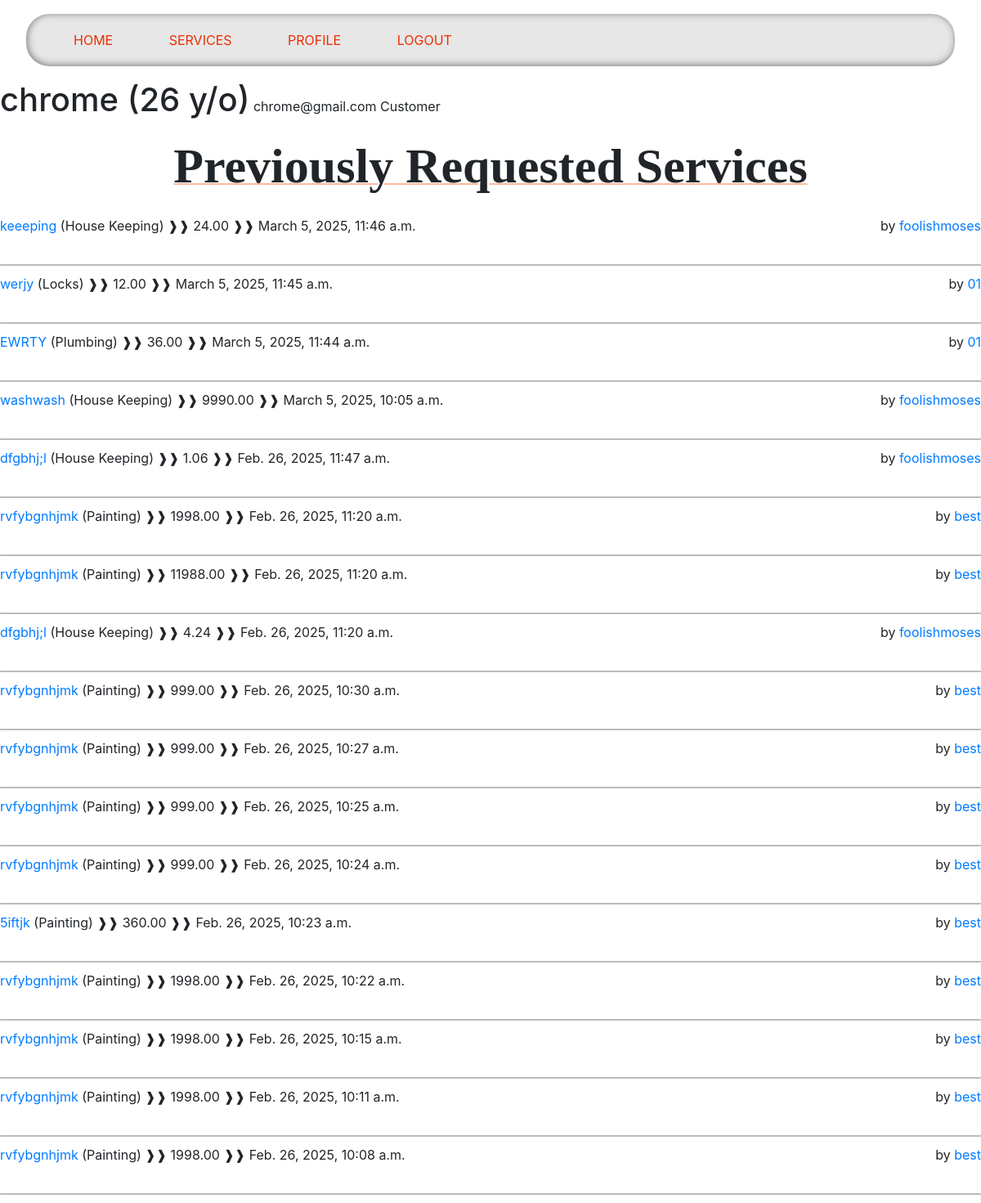
/customer/chrome, run on an earlier commit of the app's database.
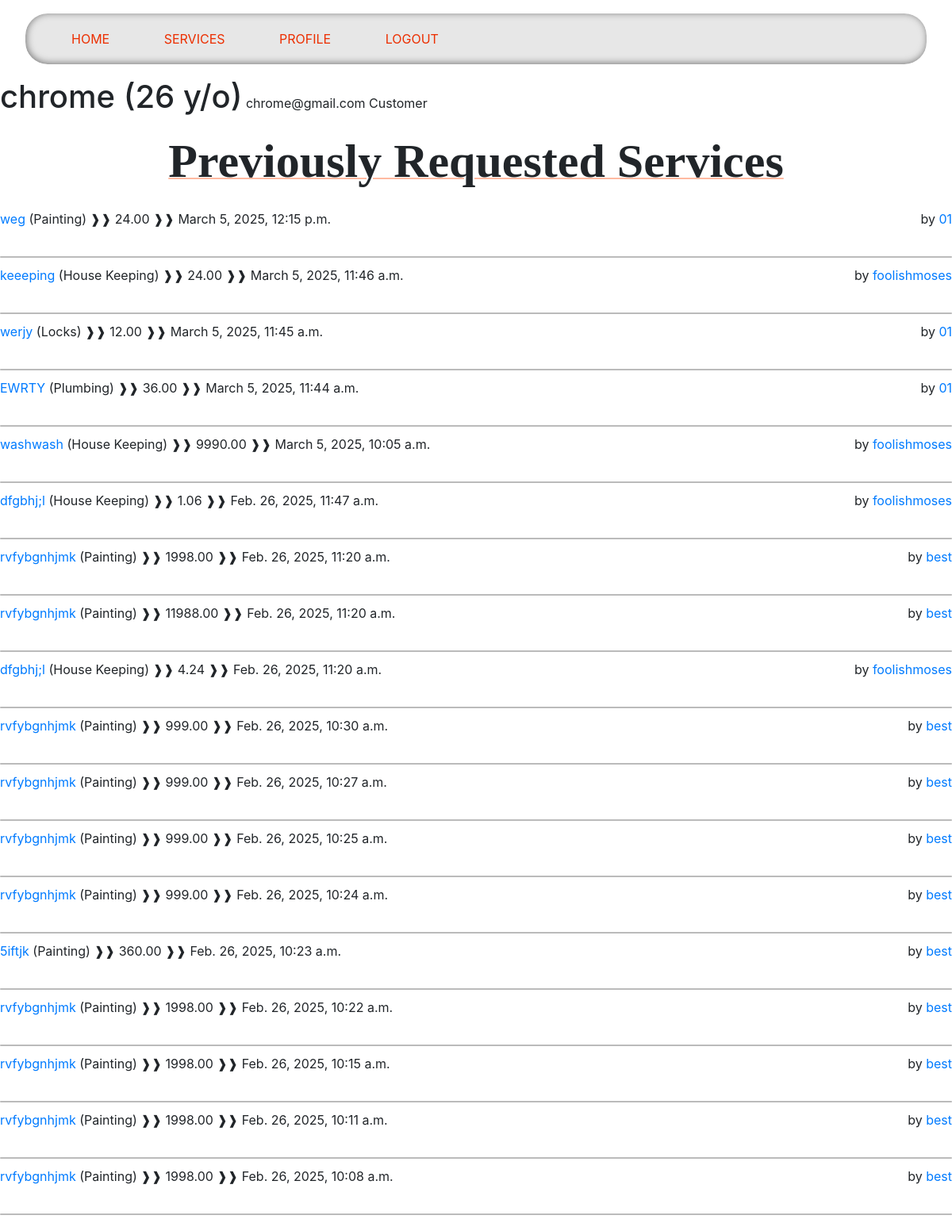
And on a later commit of the database.
### services/models.py (models this page shows, shortened)
class RequestService(models.Model):
    service = models.ForeignKey(Service, on_delete=models.CASCADE)
    user = models.ForeignKey(Customer, on_delete=models.CASCADE)
    address = models.CharField(max_length=100)
    hours = models.IntegerField(
        validators=[MinValueValidator(0)]
    )
    date = models.DateTimeField(auto_now=True, null=False)

class Service(models.Model):
    company = models.ForeignKey(Company, on_delete=models.CASCADE)
    name = models.CharField(max_length=40)
    description = models.TextField()
    price_hour = models.DecimalField(decimal_places=2, max_digits=100)
    rating = models.IntegerField(validators=[MinValueValidator(
        0), MaxValueValidator(5)], default=0)
    choices = (
        ('Air Conditioner', 'Air Conditioner'),
        ('Carpentry', 'Carpentry'),
        ('Electricity', 'Electricity'),
        ('Gardening', 'Gardening'),
        ('Home Machines', 'Home Machines'),
        ('House Keeping', 'House Keeping'),
        ('Interior Design', 'Interior Design'),
        ('Locks', 'Locks'),
        ('Painting', 'Painting'),
        ('Plumbing', 'Plumbing'),
        ('Water Heaters', 'Water Heaters'),
    )
    field = models.CharField(max_length=30, blank=False,
                             null=False, choices=choices)
    date = models.DateTimeField(auto_now=True, null=False)

### users/models.py (models this page shows, shortened)
class Company(models.Model):
    user = models.OneToOneField(
        User, on_delete=models.CASCADE, primary_key=True)
    field = models.CharField(max_length=70, choices=(('Air Conditioner', 'Air Conditioner'),
                                                     ('All in One', 'All in One'),
                                                     ('Carpentry', 'Carpentry'),
                                                     ('Electricity',
                                                      'Electricity'),
                                                     ('Gardening', 'Gardening'),
                                                     ('Home Machines',
                                                      'Home Machines'),
                                                     ('House Keeping',
                                                      'House Keeping'),
                                                     ('Interior Design',
                                                      'Interior Design'),
                                                     ('Locks', 'Locks'),
                                                     ('Painting', 'Painting'),
                                                     ('Plumbing', 'Plumbing'),
                                                     ('Water Heaters', 'Water Heaters')), blank=False, null=False)
    rating = models.IntegerField(
        validators=[MaxValueValidator(5), MinValueValidator(0)], default=0)

class User(AbstractUser):
    is_company = models.BooleanField(default=False)
    is_customer = models.BooleanField(default=False)
    email = models.EmailField(unique=True)
    USERNAME_FIELD = 'email'
    REQUIRED_FIELDS = ['username']
    def __str__(self):
        return self.username

### netfix/views.py (the view)
# urls.py: path('customer/<slug:name>', v.customer_profile, name='customer_profile'),
def customer_profile(request, name):
    user = User.objects.get(username=name)
    requested_services = []
    today = date.today()
    dob = user.customer.date_of_birth
    user_age = today.year - dob.year - ((today.month, today.day) < (dob.month, dob.day))
    requested_services = RequestService.objects.filter(
        user=Customer.objects.get(user=user)
    ).order_by("-date")
    for service in requested_services:
        service.price = service.service.price_hour * service.hours
    return render(request, 'users/profile.html', {
        'user': user,
        'services': requested_services,
        'user_age': user_age
    })

### users/templates/users/profile.html (shortened to what this page needs)
{% extends 'main/base.html' %}
{% block content %}
    {% if user.is_customer %}
        <div style="display: ruby;">
            <h1>{{ user.username }} ({{user_age}} y/o)</h1>
            <p>{{ user.email }}</p>
            <p style="float: right;">Customer</p>
        </div>
    {% else %}
        <div style="display: ruby;">
            <h1>{{ user.username }}</h1>
            <p> {{ user.email }}</p>
            <p style="float: right;">{{user.company.field}} Company</p>
        </div>
       {% endif %}
    {% if 'customer' in request.path %}
        <p class="title">Previously Requested Services</p>
    {% else %}
        <p class="title">Available Services</p>
    {% endif %}
    {% if user.is_customer %}
        {% for service in services %}
            <div>
                <a href="/services/{{service.service.id}}">{{service.service.name}}</a> ({{service.service.field}})
                <p style="margin: 0; display: inline-block;"> ❱❱ {{service.price}}</p>
                <p style="margin: 0; display: inline-block;"> ❱❱ {{ service.date }}</p>
                <p style="float: right; margin: 0;">
                    by <a href="/company/{{service.service.company.user}}">{{service.service.company.user}}</a>
                </p>
            </div>
            <div class="line"></div>
        {% endfor %}
    {% endif %}
{% endblock %}

What changed in the data, as far as the page shows it:
added RequestService: service.name "weg", service.field "Painting", price "24.00", date "March 5, 2025, 12:15 p.m.", service.company.user "01"
